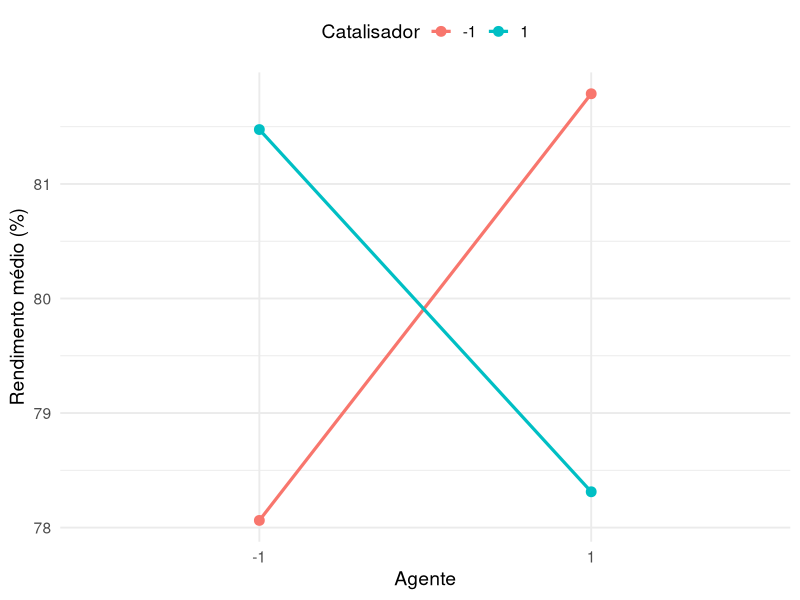
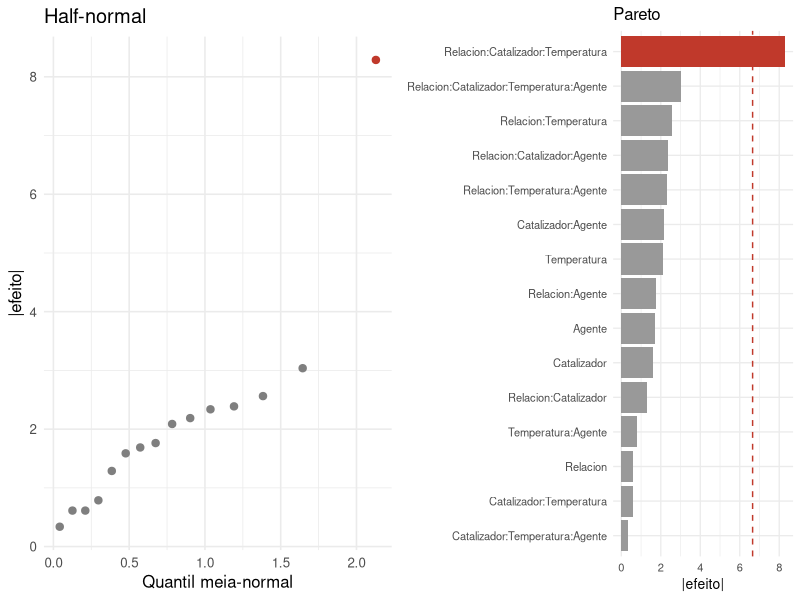

Here is the R script that generated these plots, in order:
## ---- chunk 1
options(html.tag.transform.rmarkdown = TRUE)
knitr::opts_chunk$set(echo = TRUE, warning = FALSE, message = FALSE, fig.retina = 2)
suppressPackageStartupMessages({
  library(tidyverse)
  library(kableExtra)
  library(broom)
})
## ---- chunk 2
# Mantemos os fatores em codificação numérica -1/+1 (não factor()): é essa codificação
# simétrica que torna X'X diagonal a seguir. A ANOVA (mais adiante) dá o mesmo resultado
# de qualquer forma, mas ortogonalidade, contraste de Yates e Lenth dependem disso.
biodiesel <- read_csv("../Livro/data/biodiesel.csv", show_col_types = FALSE)
## ---- chunk 3
X <- model.matrix(~ Relacion * Catalizador * Temperatura * Agente, data = biodiesel)
XtX <- t(X) %*% X
all(XtX[upper.tri(XtX)] == 0)   # zero fora da diagonal
range(diag(XtX))                # todos os 16 valores da diagonal = n = 32
## ---- chunk 4
xa <- X[, "Relacion"]
y  <- biodiesel$Rendimiento
2 * sum(xa * y) / sum(xa * xa)                      # via produto interno
2 * coef(lm(Rendimiento ~ Relacion*Catalizador*Temperatura*Agente,
            data = biodiesel))["Relacion"]           # via regressão — idêntico
## ---- chunk 5
mod_2k <- aov(Rendimiento ~ Relacion*Catalizador*Temperatura*Agente, data = biodiesel)
broom::tidy(mod_2k) %>% filter(p.value < 0.10) %>%
  mutate(p.value = round(p.value, 4)) %>% select(term, df, p.value) %>%
  kable(format = "html") %>% kable_styling(font_size = 17, full_width = FALSE)
## ---- chunk 6
biodiesel %>%
  mutate(Catalizador = factor(Catalizador), Agente = factor(Agente)) %>%
  group_by(Catalizador, Agente) %>%
  summarise(rendimento = mean(Rendimiento), .groups = "drop") %>%
  ggplot(aes(x = Agente, y = rendimento, color = Catalizador, group = Catalizador)) +
  geom_line(linewidth = 1.1) + geom_point(size = 3) +
  labs(x = "Agente", y = "Rendimento médio (%)", color = "Catalisador") +
  theme_minimal(base_size = 14) + theme(legend.position = "top")
## ---- chunk 7
rep1 <- biodiesel %>% distinct(Relacion, Catalizador, Temperatura, Agente, .keep_all = TRUE)
mod_sat <- lm(Rendimiento ~ Relacion*Catalizador*Temperatura*Agente, data = rep1)
ef <- sort(2 * coef(mod_sat)[-1], decreasing = TRUE)
s0 <- 1.5*median(abs(ef)); pse <- 1.5*median(abs(ef)[abs(ef) < 2.5*s0])
me <- qt(0.975, length(ef)/3) * pse
round(me, 2)
ef[abs(ef) > me]
## ---- chunk 8
tab <- tibble(termo = names(ef), efeito = as.numeric(ef)) %>%
  mutate(destaque = abs(efeito) > me)

p1 <- tab %>% arrange(abs(efeito)) %>%
  mutate(q = qnorm(0.5 + 0.5*(row_number()-0.5)/n())) %>%
  ggplot(aes(q, abs(efeito), color = destaque)) + geom_point(size = 2.2) +
  scale_color_manual(values = c("grey50","#c0392b"), guide = "none") +
  labs(x = "Quantil meia-normal", y = "|efeito|", title = "Half-normal") +
  theme_minimal(base_size = 12)

p2 <- tab %>% arrange(desc(abs(efeito))) %>% mutate(termo = fct_reorder(termo, abs(efeito))) %>%
  ggplot(aes(termo, abs(efeito), fill = destaque)) + geom_col() +
  geom_hline(yintercept = me, linetype = "dashed", color = "#c0392b") +
  scale_fill_manual(values = c("grey60","#c0392b"), guide = "none") +
  coord_flip() + labs(x = NULL, y = "|efeito|", title = "Pareto") +
  theme_minimal(base_size = 10)

gridExtra::grid.arrange(p1, p2, ncol = 2)
## ---- chunk 9
# rep1 já está em -1/+1 numérico (chunk biodiesel-load), então ABCD é só o produto direto
comb <- rep1 %>%
  mutate(ABCD = Relacion*Catalizador*Temperatura*Agente,
         bloco = factor(if_else(ABCD > 0, "Bloco 1", "Bloco 2")))

cor(comb$ABCD, as.numeric(comb$bloco))   # correlação perfeita: mesma coluna

mod_conf <- lm(Rendimiento ~ Relacion*Catalizador*Temperatura*Agente + bloco,
               data = bind_cols(rep1, bloco = comb$bloco))
coef(mod_conf)[c("blocoBloco 2", "Relacion:Catalizador:Temperatura:Agente")]
## ---- chunk 10
# Reconstruindo o efeito "na mão" a partir dos sinais ±1 (rep1 já é numérico)
efeito_agente <- 2 * mean(rep1$Rendimiento[rep1$Agente ==  1]) -
                  2 * mean(rep1$Rendimiento[rep1$Agente == -1])
# (o contraste de médias, dividido por 2, é igual a 1/2 efeito -> aqui já com o fator 2)
efeito_agente / 2 + mean(rep1$Rendimiento[rep1$Agente == -1]) -
  mean(rep1$Rendimiento) # checagem de consistência
## ---- chunk 11
rep2 <- biodiesel %>% anti_join(rep1, by = c("Relacion","Catalizador","Temperatura","Agente")) %>%
  distinct(Relacion, Catalizador, Temperatura, Agente, .keep_all = TRUE)

g1 <- rep1$Relacion * rep1$Catalizador * rep1$Temperatura * rep1$Agente   # ABCD (réplica 1)
g2 <- rep2$Relacion * rep2$Catalizador * rep2$Temperatura                # ABC (réplica 2)

table(bloco_rep1 = g1 > 0)
table(bloco_rep2 = g2 > 0)
